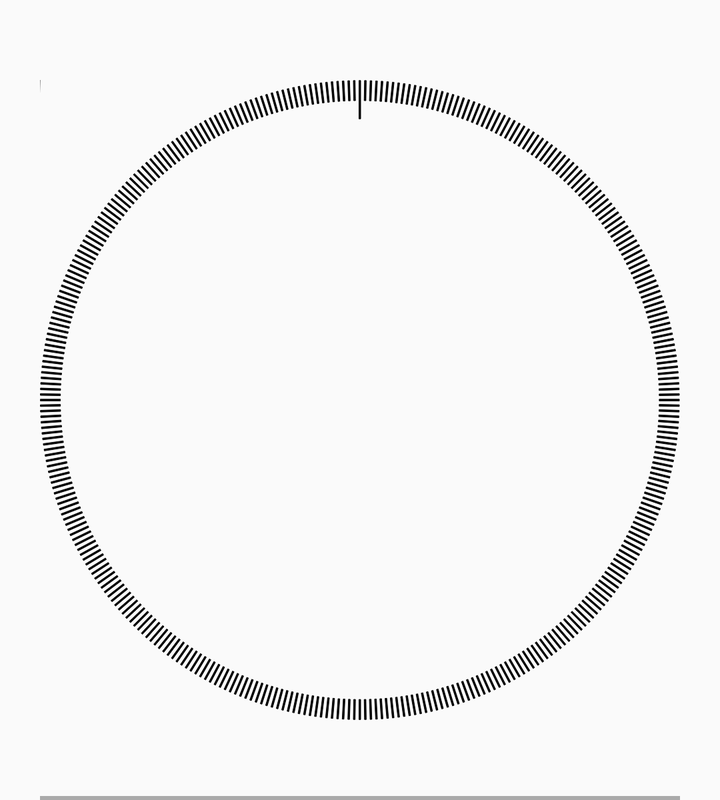
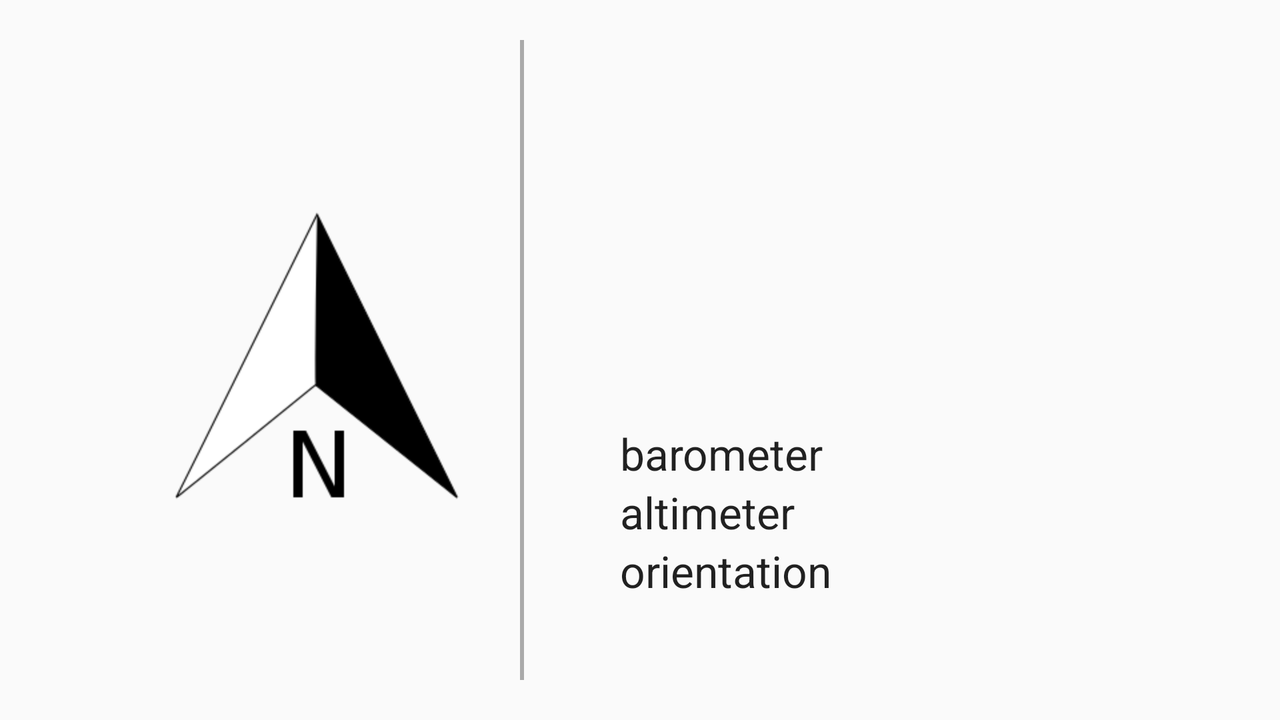

An Android layout and its configuration variant, each rendered on a device that would load it. The default file and the variant file are quoted in full after the pictures.
<!-- AndroidManifest.xml: activity theme Theme.AppCompat.Light.DarkActionBar -->
<!-- res/layout/activity_main.xml -->
<RelativeLayout xmlns:android="http://schemas.android.com/apk/res/android"
    xmlns:tools="http://schemas.android.com/tools"
    android:id="@+id/main"
    android:layout_width="match_parent"
    android:layout_height="400dp"
    android:paddingLeft="20dp"
    android:paddingRight="20dp"
    android:weightSum="1"

    tools:context=".MainActivity">


    <ImageView
        android:id="@+id/imageViewCompass"
        android:layout_width="wrap_content"
        android:layout_height="wrap_content"
        android:src="@drawable/ic_compass_mine"></ImageView>


    <TextView
        android:id="@+id/tv"
        style="@style/Theme.AppCompat"
        android:layout_width="wrap_content"
        android:layout_height="wrap_content"
        android:layout_below="@+id/imageViewCompass"
        android:layout_alignParentRight="true"
        android:layout_gravity="right"
        android:gravity="right"
        android:paddingTop="30dp"
        android:paddingBottom="20dp"
        android:text="100°"
        android:textAppearance="?android:attr/textAppearanceLarge"
        android:textSize="82sp" />


    <TextView
        android:id="@+id/alt"
        style="@style/Theme.AppCompat"
        android:layout_width="match_parent"
        android:layout_height="wrap_content"
        android:layout_below="@+id/tv"
        android:text="1000 ft"
        android:textAppearance="?android:attr/textAppearanceLarge" />


    <TextView
        android:id="@+id/bar"
        style="@style/Theme.AppCompat"
        android:layout_width="wrap_content"
        android:layout_height="wrap_content"
        android:layout_above="@id/alt"
        android:paddingTop="30dp"
        android:textAppearance="?android:attr/textAppearanceLarge"
        android:visibility="gone" />


    <View
        style="@style/Theme.AppCompat"
        android:layout_width="wrap_content"
        android:layout_height="2dp"
        android:layout_above="@id/bar"
        android:layout_centerHorizontal="true"
        android:background="@android:color/darker_gray">

    </View>
</RelativeLayout>
<!-- resources referenced by this layout -->
<resources>
  <!-- drawable ic_compass_mine: vector/xml drawable (drawable, 179749 chars, omitted) -->
</resources>
<!-- res/layout-land/activity_main.xml (the repository's variant of the layout above) -->
<!-- drawn on the phone turned sideways -->
<RelativeLayout xmlns:android="http://schemas.android.com/apk/res/android"
    xmlns:tools="http://schemas.android.com/tools"
    android:id="@+id/main"
    android:layout_width="match_parent"
    android:layout_height="match_parent"
    android:orientation="vertical"
    android:paddingBottom="20dp"
    android:paddingLeft="20dp"
    android:paddingTop="20dp"
    android:weightSum="1"
    tools:context=".MainActivity">


    <ImageView
        android:id="@+id/imageViewCompass"
        android:layout_width="wrap_content"
        android:layout_height="wrap_content"
        android:layout_alignParentLeft="true"
        android:layout_alignParentStart="true"
        android:layout_centerVertical="true"
        android:paddingLeft="40dp"
        android:src="@drawable/compass1"></ImageView>

    <View
        android:layout_width="2dp"
        android:layout_height="fill_parent"
        android:layout_toRightOf="@id/imageViewCompass"
        android:background="@android:color/darker_gray">

    </View>


    <TextView
        android:id="@+id/tv"
        android:layout_width="wrap_content"
        android:layout_height="wrap_content"
        android:layout_alignParentBottom="true"
        android:layout_toRightOf="@id/imageViewCompass"
        android:paddingBottom="40dp"
        android:paddingLeft="50dp"
        android:text="orientation"
        android:textAppearance="?android:attr/textAppearanceLarge" />

    <TextView
        android:id="@+id/alt"
        android:layout_width="wrap_content"
        android:layout_height="wrap_content"
        android:layout_above="@id/tv"
        android:layout_toRightOf="@id/imageViewCompass"
        android:paddingLeft="50dp"
        android:text="altimeter"

        android:textAppearance="?android:attr/textAppearanceLarge" />

    <TextView
        android:id="@+id/bar"
        android:layout_width="wrap_content"
        android:layout_height="wrap_content"
        android:layout_above="@id/alt"
        android:layout_toRightOf="@id/imageViewCompass"
        android:paddingLeft="50dp"
        android:text="barometer"

        android:textAppearance="?android:attr/textAppearanceLarge" />
</RelativeLayout>
<!-- resources referenced by the variant -->
<!-- as the phone turned sideways resolves them -->
<resources>
  <!-- drawable compass1: png bitmap (drawable-hdpi, 7710 bytes) -->
</resources>
